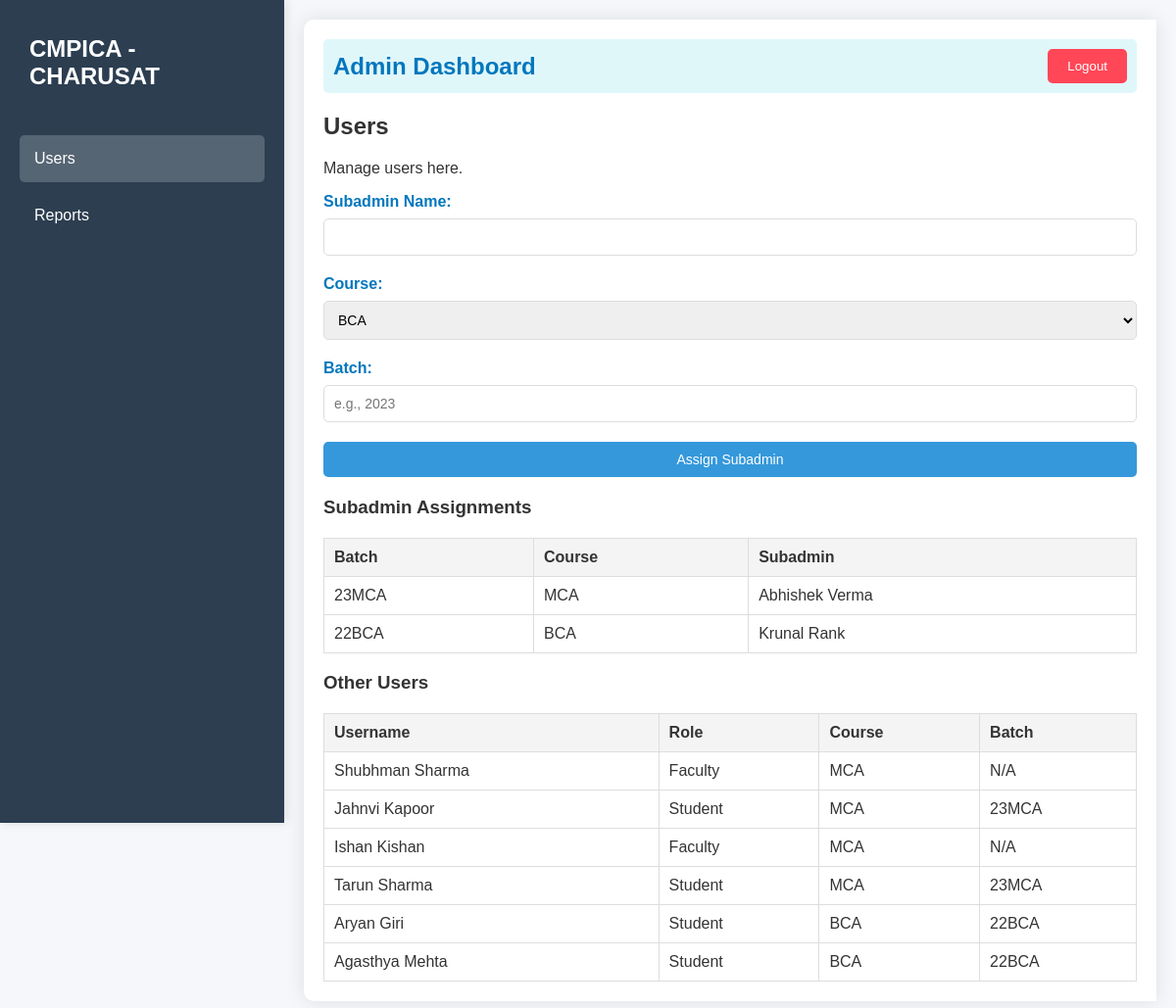
Page /admin_dashboard/ (signed in) on the committed database.
### StudentPerformanceAnalysis/models.py (models this page shows, shortened)
class Batch(models.Model):
    name = models.CharField(max_length=4)
    course = models.ForeignKey(Course, on_delete=models.CASCADE, related_name='batches')
    subadmin = models.ForeignKey(User, on_delete=models.SET_NULL, null=True, blank=True,
                                limit_choices_to={'role': 'Subadmin'}, related_name='batches')

class Course(models.Model):
    name = models.CharField(max_length=50, unique=True)

class User(AbstractBaseUser, PermissionsMixin):
    username = models.CharField(max_length=100, unique=True)
    role = models.CharField(max_length=50, choices=[
        ('Admin', 'Admin'), ('Subadmin', 'Subadmin'), ('Faculty', 'Faculty'), ('Student', 'Student')
    ])
    is_active = models.BooleanField(default=True)
    is_staff = models.BooleanField(default=False)
    objects = UserManager()
    USERNAME_FIELD = 'username'
    REQUIRED_FIELDS = ['role']

class Subject(models.Model):
    name = models.CharField(max_length=100, null=True, blank=True)
    semester = models.ForeignKey(Semester, on_delete=models.CASCADE, related_name='subjects')
    faculty = models.ForeignKey(User, on_delete=models.SET_NULL, null=True, blank=True,
                               limit_choices_to={'role': 'Faculty'}, related_name='subjects')

class Semester(models.Model):
    course = models.ForeignKey(Course, on_delete=models.CASCADE, related_name='semesters')
    name = models.CharField(max_length=50)

class StudentEnrollment(models.Model):
    student = models.ForeignKey(User, on_delete=models.CASCADE,
                               limit_choices_to={'role': 'Student'}, related_name='enrollments')
    batch = models.ForeignKey(Batch, on_delete=models.CASCADE, related_name='enrollments')
    semester = models.ForeignKey(Semester, on_delete=models.CASCADE, related_name='enrollments')

### StudentPerformanceAnalysis/views.py (the view, shortened to what this page needs)
# urls.py: path('admin_dashboard/', views.admin_dashboard, name='admin_dashboard'),
@login_required
def admin_dashboard(request):
    if request.user.role != 'Admin':
        return redirect('login')
    courses = Course.objects.all()
    batches = Batch.objects.all()
    all_users = User.objects.filter(role__in=['Faculty', 'Student'])
    return render(request, 'admin_dashboard.html', {'courses': courses, 'batches': batches, 'all_users': all_users})

### StudentPerformanceAnalysis/templates/admin_dashboard.html (shortened to what this page needs)
<!DOCTYPE html>
<html lang="en">
<head>
</head>
<body>
    <div class="sidebar">
        <div class="logo">
            <h1>CMPICA - CHARUSAT</h1>
        </div>
        <a href="#" id="usersLink" class="active">Users</a>
        <a href="#" id="reportsLink">Reports</a>
    </div>
    <div class="content">
        <div class="header">
            <h2>Admin Dashboard</h2>
            <a href="{% url 'login' %}"><button id="logoutBtn"> Logout</button></a>
        </div>
        <div id="usersSection" class="section active">
            <h2>Users</h2>
            <p>Manage users here.</p>
            <form method="post">
                <div class="form-group">
                    <label for="subadminName">Subadmin Name:</label>
                    <input type="text" id="subadminName" name="subadminName" required>
                </div>
                <div class="form-group">
                    <label for="course">Course:</label>
                    <select id="course" name="course" required>
                        {% for course in courses %}
                        <option value="{{ course.id }}">{{ course.name }}</option>
                        {% endfor %}
                    </select>
                </div>
                <div class="form-group">
                    <label for="batch">Batch:</label>
                    <input type="text" id="batch" name="batch" required placeholder="e.g., 2023">
                </div>
                <div class="form-group">
                    <button type="submit">Assign Subadmin</button>
                </div>
            </form>
            <h3>Subadmin Assignments</h3>
            <table>
                <thead>
                    <tr>
                        <th>Batch</th>
                        <th>Course</th>
                        <th>Subadmin</th>
                    </tr>
                </thead>
                <tbody>
                    {% for batch in batches %}
                    <tr>
                        <td>{{ batch.name }}</td>
                        <td>{{ batch.course.name }}</td>
                        <td>{{ batch.subadmin.username }}</td>
                    </tr>
                    {% endfor %}
                </tbody>
            </table>
            <h3>Other Users</h3>
            <table>
                <thead>
                    <tr>
                        <th>Username</th>
                        <th>Role</th>
                        <th>Course</th>
                        <th>Batch</th>
                    </tr>
                </thead>
                <tbody>
                    {% for user in all_users %}
                    <tr>
                        <td>{{ user.username }}</td>
                        <td>{{ user.role }}</td>
                        <td>
                            {% if user.role == 'Faculty' %}
                                {% for subject in user.subjects.all %}
                                    {{ subject.semester.course.name }}{% if not forloop.last %}, {% endif %}
                                {% empty %}
                                    Not Assigned
                                {% endfor %}
                            {% elif user.role == 'Student' %}
                                {% for enrollment in user.enrollments.all %}
                                    {{ enrollment.batch.course.name }}
                                {% empty %}
                                    Not Enrolled
                                {% endfor %}
                            {% else %}
                                N/A
                            {% endif %}
                        </td>
                        <td>
                            {% if user.role == 'Student' %}
                                {% for enrollment in user.enrollments.all %}
                                    {{ enrollment.batch.name }}
                                {% empty %}
                                    Not Enrolled
                                {% endfor %}
                            {% else %}
                                N/A
                            {% endif %}
                        </td>
                    </tr>
                    {% endfor %}
                </tbody>
            </table>
        </div>
    </div>
</body>
</html>

### StudentPerformanceAnalysis/templates/admin_dashboard.html (style rules this page uses)
body { font-family: 'Poppins', sans-serif; background: #f5f7fa; color: #333; margin: 0; padding: 0; display: flex; }
.sidebar { width: 250px; background: #2c3e50; backdrop-filter: blur(10px); color: #fff; height: 100vh; padding: 20px; box-shadow: 2px 0 10px rgba(0, 0, 0, 0.1); }
.logo { display: flex; align-items: center; margin-bottom: 30px; }
.logo h1 { font-size: 24px; color: #fff; }
.sidebar a { display: block; color: #fff; padding: 15px; text-decoration: none; margin: 10px 0; border-radius: 5px; transition: background 0.3s; }
.sidebar a:hover, .sidebar a.active { background: rgba(255, 255, 255, 0.2); }
.content { flex-grow: 1; padding: 20px; background: #fff; border-radius: 10px 0 0 10px; margin: 20px; box-shadow: 0 0 20px rgba(0, 0, 0, 0.1); }
.header { display: flex; justify-content: space-between; align-items: center; background-color: #e0f7fa; padding: 10px; border-radius: 5px; color: #0277bd; }
.header h2 { margin: 0; }
.header button { background: #ff4757; color: #fff; border: none; padding: 10px 20px; border-radius: 5px; cursor: pointer; transition: background 0.3s; }
table { width: 100%; border-collapse: collapse; margin-top: 20px; }
table th, table td { padding: 10px; border: 1px solid #ddd; text-align: left; }
table th { background: #f4f4f4; font-weight: 600; }
.form-group { margin-bottom: 20px; }
.form-group label { display: block; font-weight: 600; margin-bottom: 8px; color: #0277bd; }
.form-group input, .form-group select, .form-group button { width: 100%; padding: 10px; border: 1px solid #ddd; border-radius: 5px; font-size: 14px; box-sizing: border-box; }
.form-group button { background: #3498db; color: #fff; border: none; cursor: pointer; transition: background 0.3s; }

### rows in the picture
Batch: name "23MCA", course.name "MCA", subadmin.username "Abhishek Verma"
Batch: name "22BCA", course.name "BCA", subadmin.username "Krunal Rank"
User: username "Shubhman Sharma", role "Faculty", shows "N/A"
Subject: semester.course.name "MCA"
User: username "Jahnvi Kapoor", role "Student"
StudentEnrollment: batch.course.name "MCA", batch.name "23MCA"
User: username "Ishan Kishan", role "Faculty", shows "N/A"
Subject: semester.course.name "MCA"
User: username "Tarun Sharma", role "Student"
StudentEnrollment: batch.course.name "MCA", batch.name "23MCA"
User: username "Aryan Giri", role "Student"
StudentEnrollment: batch.course.name "BCA", batch.name "22BCA"
User: username "Agasthya Mehta", role "Student"
StudentEnrollment: batch.course.name "BCA", batch.name "22BCA"

### other values in the picture
form field course "BCA"
